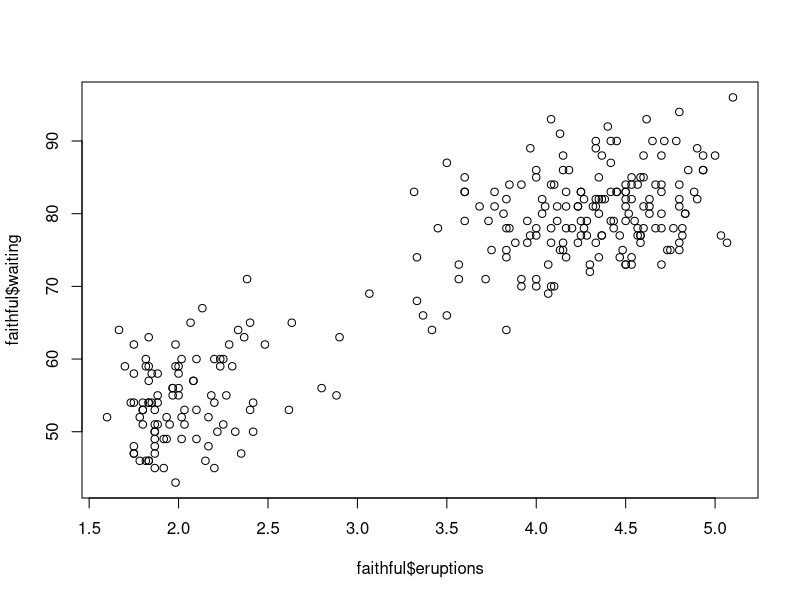
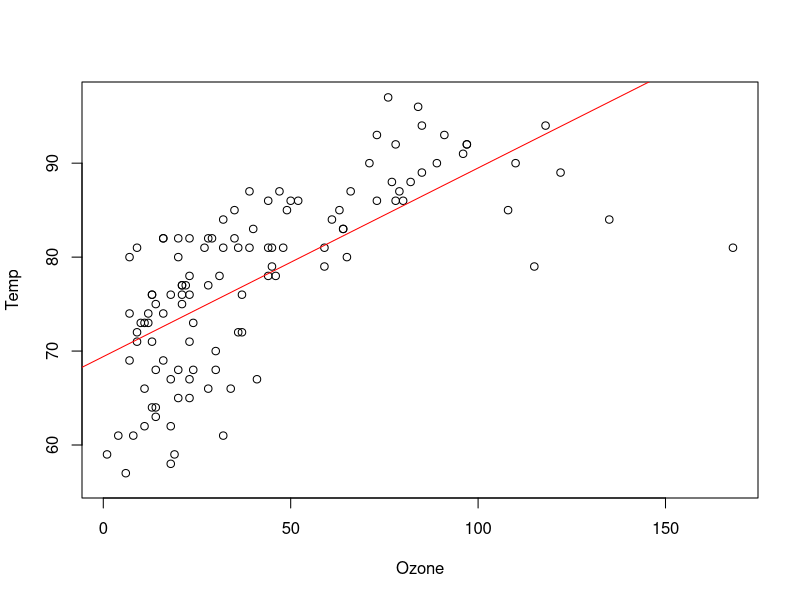
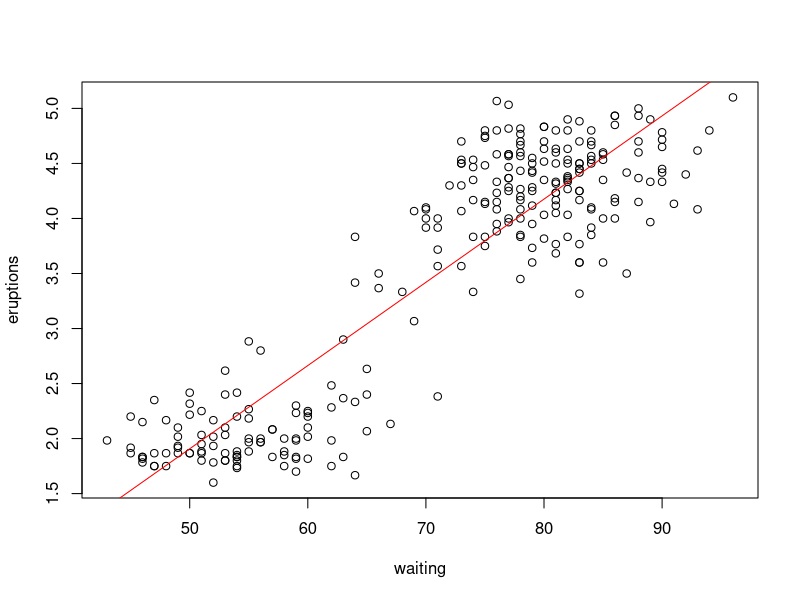

The R source for these figures, in order:
# Import Yosemite Old Faithful geyser Data
data("faithful")
head(faithful)

# Import NY air quality data
data("airquality")
head(airquality, 15)

# EXERCISE 1

cor(faithful$eruptions, faithful$waiting)
plot(faithful$eruptions,faithful$waiting)

#There is a correlation coefficent of .9008112. Based on the plot, it looks like there is a positive linear relationship between eruption duration and waiting time.  

# EXERCISE 2.1

mod1 = lm(Temp~Ozone, data=airquality)
summary(mod1)
#Intercept = 69.41072, slope = .20081, both have p value =  <2e-16 so the intercept/slope values are significantly different from 0.
#This means that as ozone increases by one unit, the temperature increases by .20081 units. 

plot(Temp~Ozone, data=airquality)
abline(mod1, col="red")

# EXERCISE 2.2 

mod2 = lm(eruptions~waiting, data=faithful)
summary(mod2)
#Intercept = -1.874016, slope =  0.075628, both have p value =  <2e-16 so the intercept/slope values are significantly different from 0.
## This means that as waiting time increases by one unit, eruption duration increases by 0.075628 units.

plot(eruptions~waiting, data=faithful)
abline(mod2, col="red")

# EXERCISE 3 

res = residuals(mod1)
RSS = sum(res^2)
RSE = sqrt(RSS/summary(mod1)$df[2])
RSE # 6.818914

summary(mod1) #114 degrees of freedom

RMSE = RSS/116

MSE = RSS/summary(mod1)$df[2]
MSE #46.49759

#check if correct 
anova(mod1) 
#mean squared = 46.5 so correct because matches MSE!


